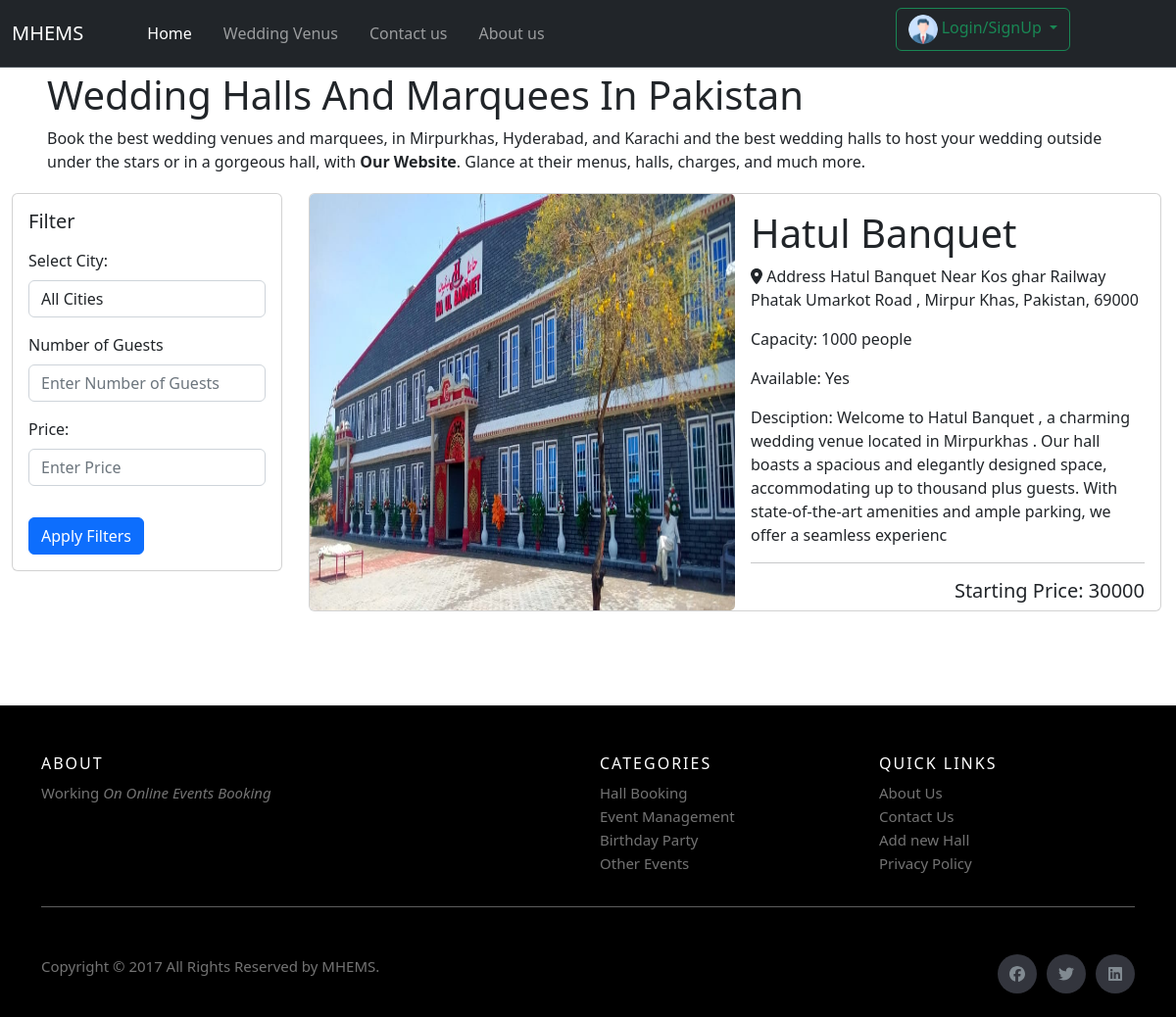
Page /MHBS/weddingvenue.php on the committed database.
### tables this page shows
CREATE TABLE `hall_main_info` (
  `hall_id` int(11) NOT NULL,
  `user_id` int(11) NOT NULL,
  `hall_name` varchar(255) NOT NULL,
  `hall_city_name` varchar(255) NOT NULL,
  `hall_address` varchar(255) NOT NULL,
  `hall_max_capicity` varchar(255) NOT NULL,
  `hall_facilities` varchar(255) NOT NULL,
  `hall_parking` varchar(255) NOT NULL,
  `hall_desc` varchar(255) NOT NULL
);

CREATE TABLE `hall_card_image` (
  `hall_card_image_id` int(11) NOT NULL,
  `hall_id` int(11) NOT NULL,
  `image_path` varchar(255) NOT NULL
);

CREATE TABLE `hallcharges` (
  `hall_charges_id` int(11) NOT NULL,
  `hall_id` int(11) NOT NULL,
  `guest_slot` varchar(255) NOT NULL,
  `price` int(11) NOT NULL
);

### MHBS/weddingvenue.php (the view, shortened to what this page needs)
<?php include("links.php"); ?>
<!DOCTYPE html>
<html lang="en">
<head>
  <link rel="stylesheet" href="https://maxcdn.bootstrapcdn.com/bootstrap/4.5.2/css/bootstrap.min.css">
  <link rel="stylesheet" href="https://cdnjs.cloudflare.com/ajax/libs/font-awesome/5.15.4/css/all.min.css">
  <link href="https://cdn.jsdelivr.net/npm/bootstrap@5.3.2/dist/css/bootstrap.min.css" rel="stylesheet">
  <link href="https://stackpath.bootstrapcdn.com/bootstrap/4.5.2/css/bootstrap.min.css" rel="stylesheet">
</head>
<body>
<?php include("nav.php");
?>
<div class="fluid-container mx-5 my-1">
    <div class="row ">
        <div class="col-md-6 col-lg-12"><h1>Wedding Halls And Marquees In Pakistan</h1></div>
        <div class="col-md-6 col-lg-12">
            <p>
            Book the best wedding venues and marquees, in Mirpurkhas, Hyderabad, and Karachi and the best wedding halls  to host your wedding outside under the stars or in a gorgeous hall, with <b>Our Website</b>. Glance at their menus, halls, charges, and much more.
        </p>
    </div>
    </div>
</div>
<div class="container-fluid">
  <div class="row">
    <div class="col-md-3">
      <div class="card">
        <div class="card-body">
          <h5 class="card-title mb-3">Filter</h5>
          <div class="form-group">
            <label for="citySelect">Select City:</label>
            <select class="form-control" id="citySelect">
              <option>All Cities</option>
            </select>
          </div>
          <div class="form-group">
            <label for="capacityInput">Number of Guests</label>
            <input type="number" class="form-control" id="capacityInput" placeholder="Enter Number of Guests">
          </div>
          <div class="form-group">
            <label for="capacityInput">Price:</label>
            <input type="number" class="form-control" id="capacityInput" placeholder="Enter Price">
          </div>
          <button class="btn btn-primary mt-3">Apply Filters</button>
        </div>
      </div>
    </div>
    <div class="col-md-9 mt-0">
      <div class="col-md-12">
              <?php
              $imgquery = "SELECT hmi.hall_id,hmi.hall_name,hci.image_path, hmi.hall_address, hmi.hall_max_capicity,hmi.hall_desc, hc.price, hct.hall_phone, hct.hall_email
              FROM hall_main_info hmi
              INNER JOIN hallcharges hc ON hmi.hall_id = hc.hall_id
              INNER JOIN hall_contact hct ON hmi.hall_id = hct.hall_id
              INNER JOIN hall_card_image hci ON hmi.hall_id = hci.hall_id";
          $result = mysqli_query($con, $imgquery);
          if ($result) {
            while ($row = mysqli_fetch_assoc($result)) {
              ?>
              <div class="row reduce-gutter">
              <a href="showhall.php?hall_id=<?php echo $row['hall_id'];?>" class="card custom-card h-75">
                  <div class="row no-gutters">
                    <div class="col-md-6">
                      <img src="dashboard/<?php echo $row['image_path']; ?>" class="card-img  " alt="Hall Image">
                    </div>
                    <div class="col-md-6">
                      <div class="card-body">
                        <h1 class="card-title "><?php echo $row['hall_name']; ?></h1>
                        <p><i class="fas fa-map-marker-alt"></i> Address <?php echo $row['hall_address']; ?></p>
                        <p>Capacity: <?php echo $row['hall_max_capicity']; ?> people</p>
                        <p>Available: Yes</p>
                        <p>Desciption: <?php echo $row['hall_desc']; ?></p>
                        <hr >
                        <p class="float-right h5">Starting Price: <?php echo $row['price']; ?></p>
                      </div>
                    </div>
                  </div>
              </a>
            </div>
      </div>
    </div>
    </div>
    </div>
            <?php } }?>
<?php include("footer.php"); ?>
</body>
</html>

### MHBS/weddingvenue.php (style rules this page uses)
.custom-card { transition: box-shadow 0.3s; }
.card-body { position: relative; }
.card-body p { font-weight: 500; }
.card-img { width: 100%; height: 100%; }
hr { border: 0; border-top: 2px solid rgb(149, 132, 132); }
a { text-decoration: none; }

### MHBS/footer.php (style rules this page uses)
a { text-decoration: none; }

### rows in the picture
hall_main_info: hall_card_image.image_path (picture), hall_name "Hatul Banquet", hall_address "Hatul Banquet Near Kos ghar Railway Phatak Umarkot Road , Mirpur Khas, Pakistan, 69000", hall_max_capicity "1000", hall_desc "Welcome to Hatul Banquet , a charming wedding venue located in Mirpurkhas . Our hall boasts a spacious and elegantly designed space, accommodating up to thousand plus guests. With state-of-the-art amenities and ample parking, we offer a seamless experienc", hallcharges.price "30000"
